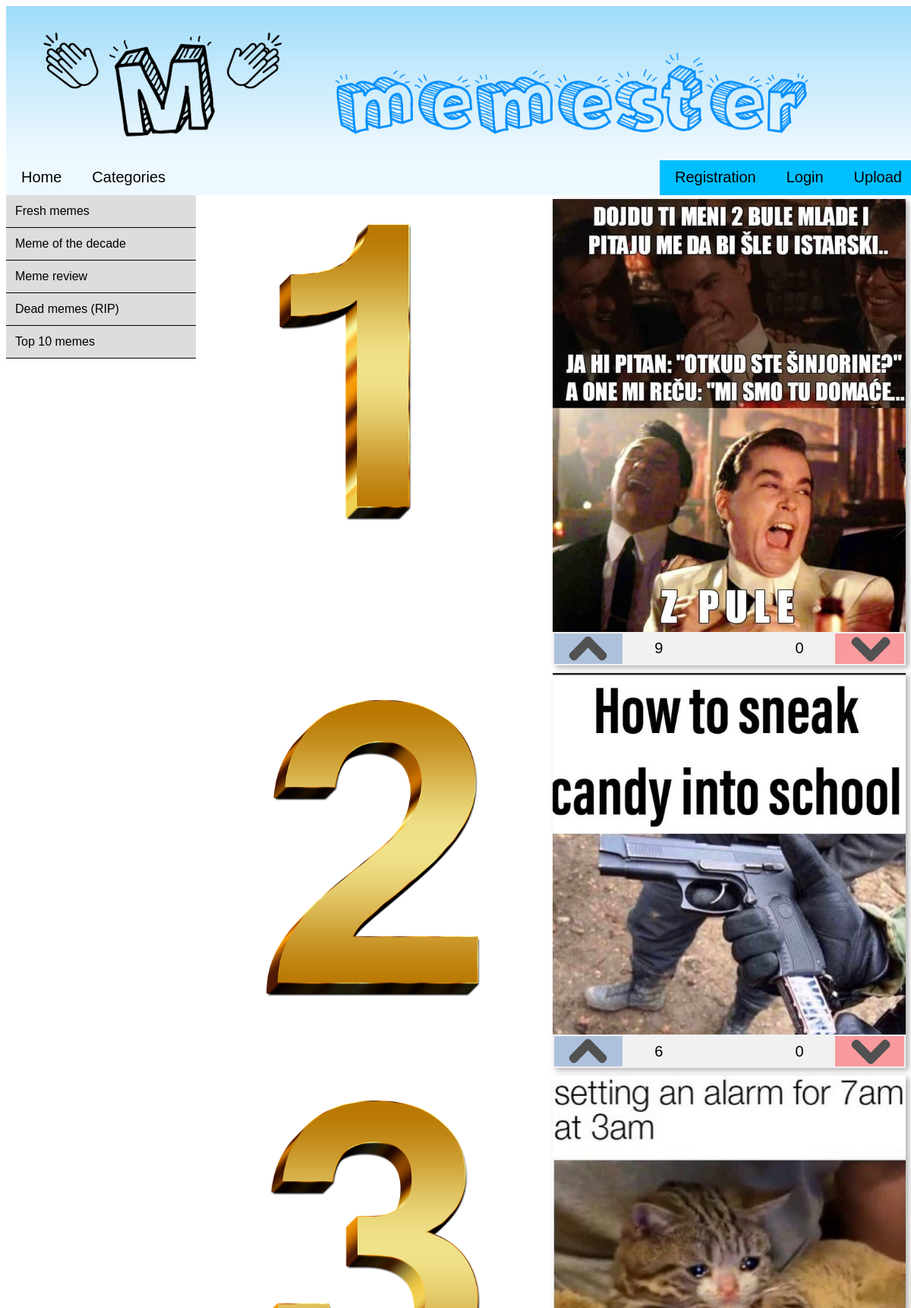
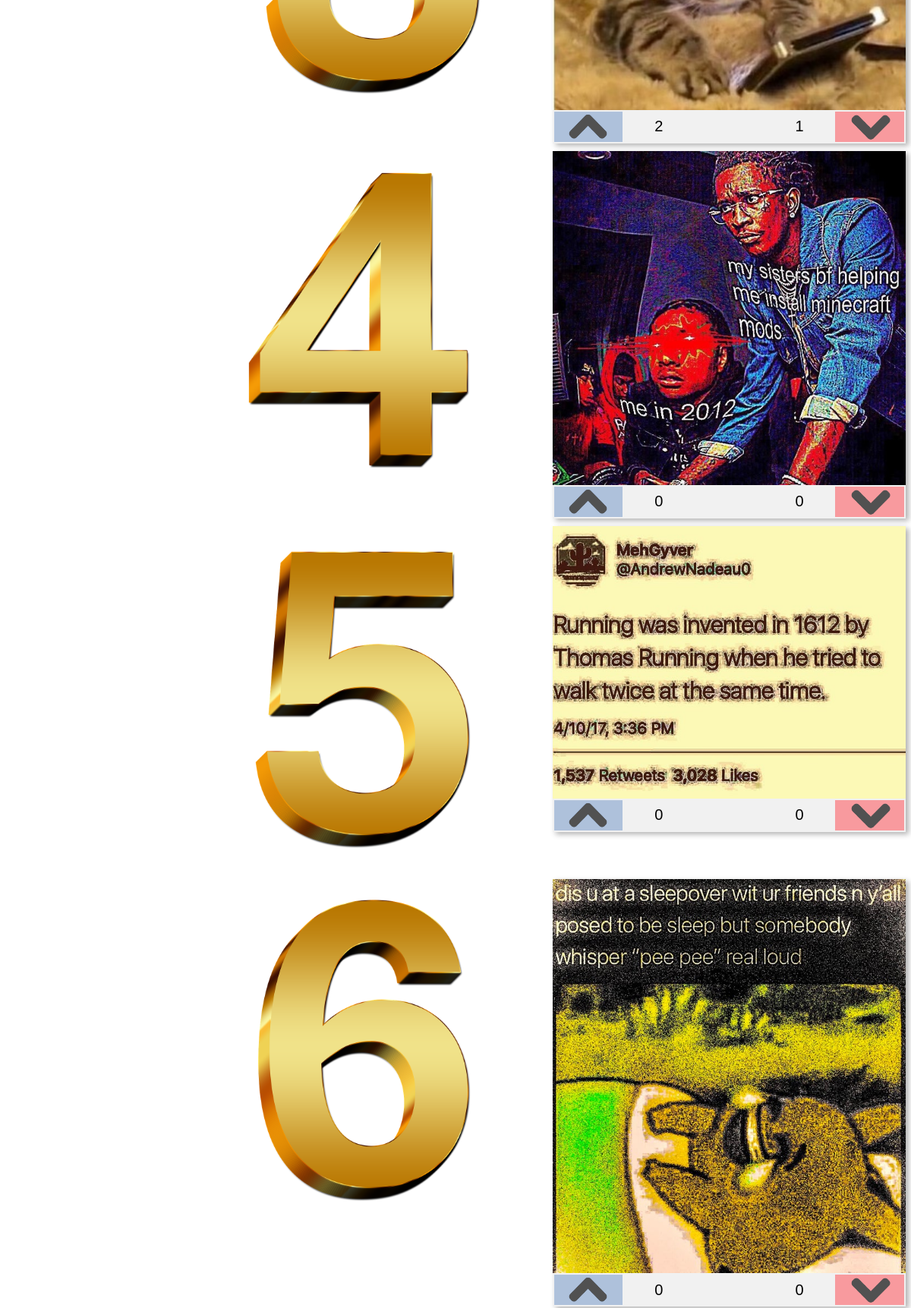
The app's page /top10.php (upper part) with its own data (2 pictures, top to bottom).
### tables this page shows
CREATE TABLE `memes` (
  `meme_id` int(11) NOT NULL,
  `upvotes` int(11) NOT NULL,
  `downvotes` int(11) NOT NULL,
  `category` varchar(255) NOT NULL,
  `upload_date` datetime NOT NULL,
  `uploader` varchar(255) NOT NULL,
  `meme_of_the_decade` int(11) NOT NULL,
  `filepath` varchar(255) NOT NULL
);

### top10.php (the view, shortened to what this page needs)
<?php
  include("connect.php");
?>
<!DOCTYPE html>
<html lang="en">
<head>
<link rel="stylesheet" type="text/css" href="izgled.css" />
</head>
<body>
<div class="center">
<div class="header">
  <img src="slike/memester_logo_rwa.jpg" width="1200px">
</div>
<?php include 'navbar.php'; ?>
<div class="row">
  <div class="column side" style="background-color:rgba(221,221,221,0.98);">
    <ul class="sideMenu">
      <?php include 'sideMenu.php'; ?>
    </ul>
  </div>
  <div class="column middle" style="background-color:#0000;">
    <div class="flex-container">
      <?php
        $query = "SELECT * FROM memes ORDER BY `upvotes` DESC LIMIT 10";
        $stmt = $conn->prepare($query);
        $stmt->execute();
        $result = $stmt->get_result();
        $top = 0;
        if ($result->num_rows > 0) {
          while($row = $result->fetch_array(MYSQLI_BOTH)) {
            $top += 1;
            echo "<img id='top10' src='slike/" . $top . "-Number-PNG.png'>";
            echo "<div>";
              echo "<img src='" . $row['filepath'] . "' >";
              echo "<table class='tablica'>";
                echo "<tr>";
                  echo '<td>
                    <a href="upvote.php">
                    <img src="slike/upvote.PNG"
                    width="30px">
                   </td>';
                  echo "<td>" . $row['upvotes'] . "</td>";
                  echo "<td></td>";
                  echo "<td>" . $row['downvotes'] . "</td>";
                  echo '<td>
                    <a href="downvote.php">
                    <img src="slike/downvote.PNG"
                    width="30px">
                    </td>';
                echo "</tr>";
              echo "</table>";
            echo "</div>";
          }
        }
      ?>
    </div>
    <br>
  </div>
</div>
</div>
</body>
</html>

### izgled.css (style rules this page uses)
* { box-sizing: border-box; }
body { font-family: Arial, Helvetica, sans-serif; background-repeat: no-repeat; background-attachment: fixed; background-size: cover; }
.center { margin: auto; width: 1200px; }
.flex-container { display: flex; flex-wrap: wrap; align-items: flex-start; }
.flex-container div { background-color: #f1f1f1; display: flex; flex-wrap: wrap; width: 465px; margin: 5px; text-align: center; box-shadow: 4px 3px 7px 0px rgba(0, 0, 0, 0.3); font-size: 20px; }
.flex-container img { width: 465px; }
.flex-container table { width: 465px; padding: 0px; }
.flex-container td { padding: 0px; width: 93px; height: 40px; }
.tablica img { width: 100%; height: 100%; float: left; display: block; }
.header { background-color: #0000; text-align: center; width: 1200px; height: 202px; }
.column { float: left; }
.column.side { width: 250px; }
.sideMenu { list-style-type: none; padding: 0; margin: 0; }
.column.middle { width: 950px; }
ul { list-style-type: none; margin: 0; padding: 0; }
.row:after { content: ""; display: table; clear: both; }

### records on screen
memes: shows a picture, filepath (picture), upvotes "9", downvotes "0"
memes: shows a picture, filepath (picture), upvotes "6", downvotes "0"
memes: shows a picture, filepath (picture), upvotes "2", downvotes "1"
memes: shows a picture, filepath (picture), upvotes "0", downvotes "0"
memes: shows a picture, filepath (picture), upvotes "0", downvotes "0"
memes: shows a picture, filepath (picture), upvotes "0", downvotes "0"
